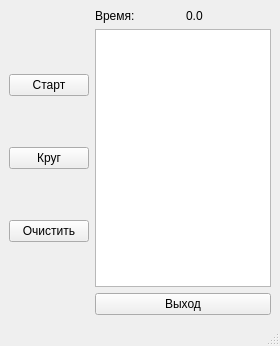
<?xml version="1.0" encoding="UTF-8"?>
<ui version="4.0">
 <class>MainWindow</class>
 <widget class="QMainWindow" name="MainWindow">
  <property name="geometry">
   <rect>
    <x>0</x>
    <y>0</y>
    <width>280</width>
    <height>346</height>
   </rect>
  </property>
  <property name="windowTitle">
   <string>MainWindow</string>
  </property>
  <widget class="QWidget" name="centralwidget">
   <layout class="QGridLayout" name="gridLayout">
    <item row="1" column="1">
     <layout class="QVBoxLayout" name="verticalLayout">
      <item>
       <widget class="QPushButton" name="pBtn_start_stop">
        <property name="text">
         <string>Старт</string>
        </property>
       </widget>
      </item>
      <item>
       <widget class="QPushButton" name="pBtn_loop">
        <property name="text">
         <string>Круг</string>
        </property>
       </widget>
      </item>
      <item>
       <widget class="QPushButton" name="pBtn_clear">
        <property name="text">
         <string>Очистить</string>
        </property>
       </widget>
      </item>
     </layout>
    </item>
    <item row="2" column="2">
     <widget class="QPushButton" name="pBtn_exit">
      <property name="text">
       <string>Выход</string>
      </property>
     </widget>
    </item>
    <item row="1" column="2">
     <widget class="QTextBrowser" name="txtBr_loopData"/>
    </item>
    <item row="0" column="2">
     <layout class="QHBoxLayout" name="horizontalLayout">
      <item>
       <widget class="QLabel" name="lb_time_headline">
        <property name="text">
         <string>Время:</string>
        </property>
       </widget>
      </item>
      <item>
       <widget class="QLabel" name="lb_time">
        <property name="text">
         <string>0.0</string>
        </property>
       </widget>
      </item>
     </layout>
    </item>
   </layout>
  </widget>
  <widget class="QMenuBar" name="menubar">
   <property name="geometry">
    <rect>
     <x>0</x>
     <y>0</y>
     <width>280</width>
     <height>22</height>
    </rect>
   </property>
  </widget>
  <widget class="QStatusBar" name="statusbar"/>
 </widget>
 <resources/>
 <connections>
  <connection>
   <sender>pBtn_exit</sender>
   <signal>clicked()</signal>
   <receiver>MainWindow</receiver>
   <slot>close()</slot>
   <hints>
    <hint type="sourcelabel">
     <x>387</x>
     <y>295</y>
    </hint>
    <hint type="destinationlabel">
     <x>236</x>
     <y>304</y>
    </hint>
   </hints>
  </connection>
 </connections>
</ui>
